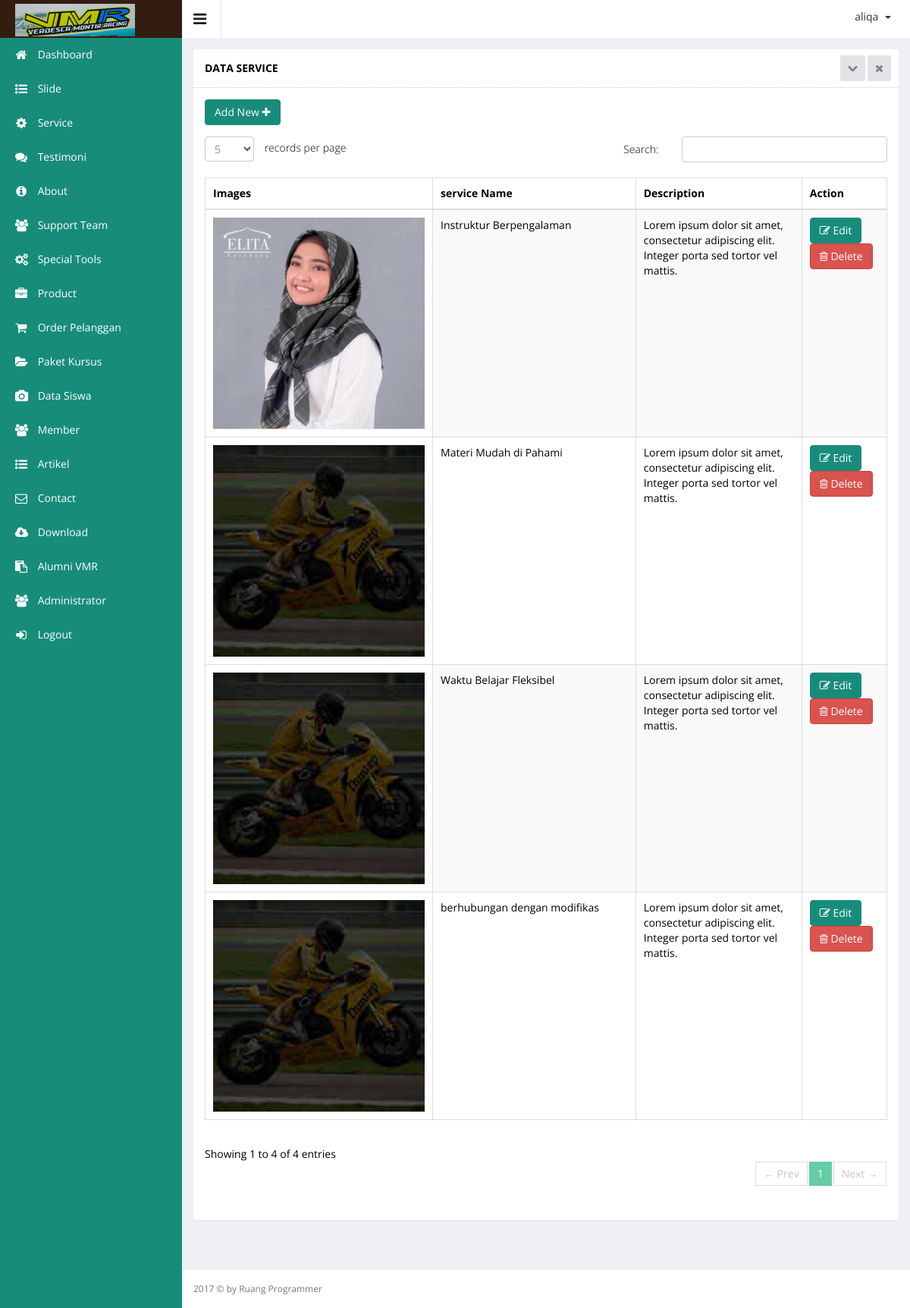
The page /admin/index.php?hal=master/service/list (signed in) on the database its author committed.
### tables this page shows
CREATE TABLE `service` (
  `service_id` int(11) NOT NULL,
  `service_name` varchar(100) DEFAULT NULL,
  `service_images` varchar(100) DEFAULT NULL,
  `service_desc` text,
  `service_date` datetime DEFAULT NULL
);

### admin/master/service/list.php (the view, shortened to what this page needs)
<div class="wrapper">
    <div class="row">
        <div class="col-sm-12">
            <section class="panel">
                <header class="panel-heading">
                    Data service
                    <span class="tools pull-right">
                        <a href="javascript:;" class="fa fa-chevron-down"></a>
                        <a href="javascript:;" class="fa fa-times"></a>
                     </span>
                </header>
                <div class="panel-body">
                    <div class="adv-table editable-table ">
                        <div class="clearfix">
                            <div class="btn-group">
                                <a href="?hal=master/service/add">
                                    <button data-toggle="modal" class="btn btn-primary">
                                        Add New <i class="fa fa-plus"></i>
                                    </button>
                                </a>
                            </div>
                        </div>
                        <table class="table table-striped table-hover table-bordered" id="editable-sample">
                            <thead>
                            <tr>
                                <th width="300px">Images</th>
                                <th width="30%">service Name</th>
                                <th>Description</th>
                                <th width="10%">Action</th>
                            </tr>
                            </thead>
                            <tbody>
                            <?php
                            $queryPortofolio = mysql_query("SELECT * FROM service ORDER BY service_id DESC");
                            while ($rowservice = mysql_fetch_array($queryPortofolio)) {
                                ?>
                                <tr class="">
                                    <td><img src="../images/service/<?php echo $rowservice['service_images']; ?>"
                                             width="100%"></td>
                                    <td><?php echo $rowservice['service_name'] ?></td>
                                    <td><?php echo $rowservice['service_desc']; ?></td>
                                    <td>
                                        <a href="?hal=master/service/edit&id=<?php echo $rowservice['service_id']; ?>">
                                            <button class="btn btn-primary" type="submit"><i class="fa fa-edit"
                                                                                             aria-hidden="true"></i>
                                                Edit
                                            </button>
                                        </a>
                                        <a href="?hal=master/service/list&hapus=<?php echo $rowservice['service_id']; ?>">
                                        <button class="btn btn-danger" type="submit" name="hapus"><i
                                                        class="fa fa-trash-o"></i> Delete
                                            </button>
                                        </a>
                                    </td>
                                </tr>
                            <?php } ?>
                            </tbody>
                        </table>
                    </div>
                </div>
            </section>
        </div>
    </div>
</div>

### rows shown on the page
service: service_images (picture), service_name "Instruktur Berpengalaman", service_desc "Lorem ipsum dolor sit amet, consectetur adipiscing elit. Integer porta sed tortor vel mattis."
service: service_images (picture), service_name "Materi Mudah di Pahami", service_desc "Lorem ipsum dolor sit amet, consectetur adipiscing elit. Integer porta sed tortor vel mattis."
service: service_images (picture), service_name "Waktu Belajar Fleksibel", service_desc "Lorem ipsum dolor sit amet, consectetur adipiscing elit. Integer porta sed tortor vel mattis."
service: service_images (picture), service_name "berhubungan dengan modifikas", service_desc "Lorem ipsum dolor sit amet, consectetur adipiscing elit. Integer porta sed tortor vel mattis."

### other values the page prints
$_SESSION['username'] "aliqa"
